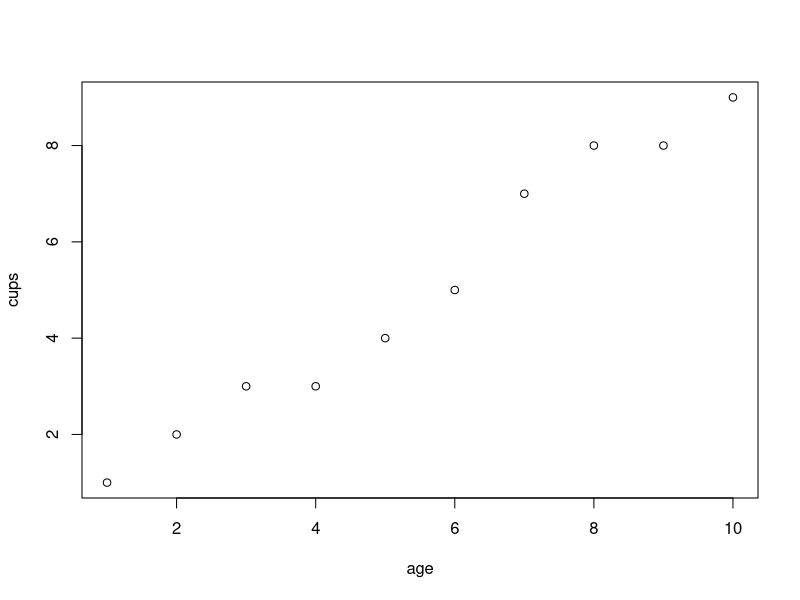

Generate this figure with R:
# prediction on linear model

# let's get some data first
cups <- c(1, 2, 3, 3, 4, 5, 7, 8, 8, 9)
age <- c(1, 2, 3, 4, 5, 6, 7, 8, 9 , 10) # weeks

myDogFood <- data.frame(cups, age)
plot(age, cups)

# linear model
linearReg <- lm(cups ~ age)

# prediction based on linear model
predict(linearReg, newdata = data.frame(age = 11))

# we got 10.1 roughly, check the plot
summary(linearReg)

# we can calculate it manually
-0.06667 + 0.92121 * 11

# so we got our first prediction !

# Thanks for watching